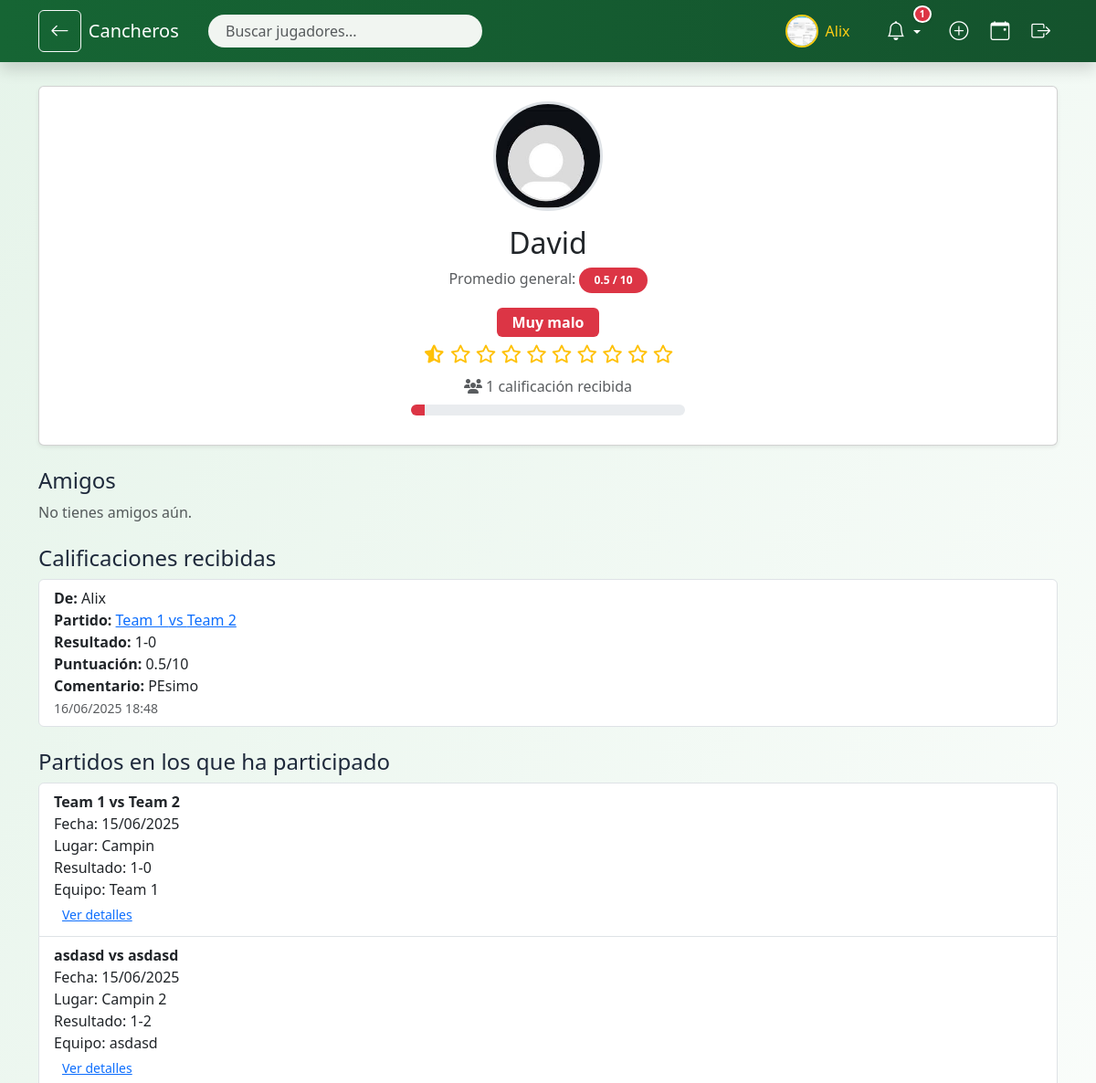
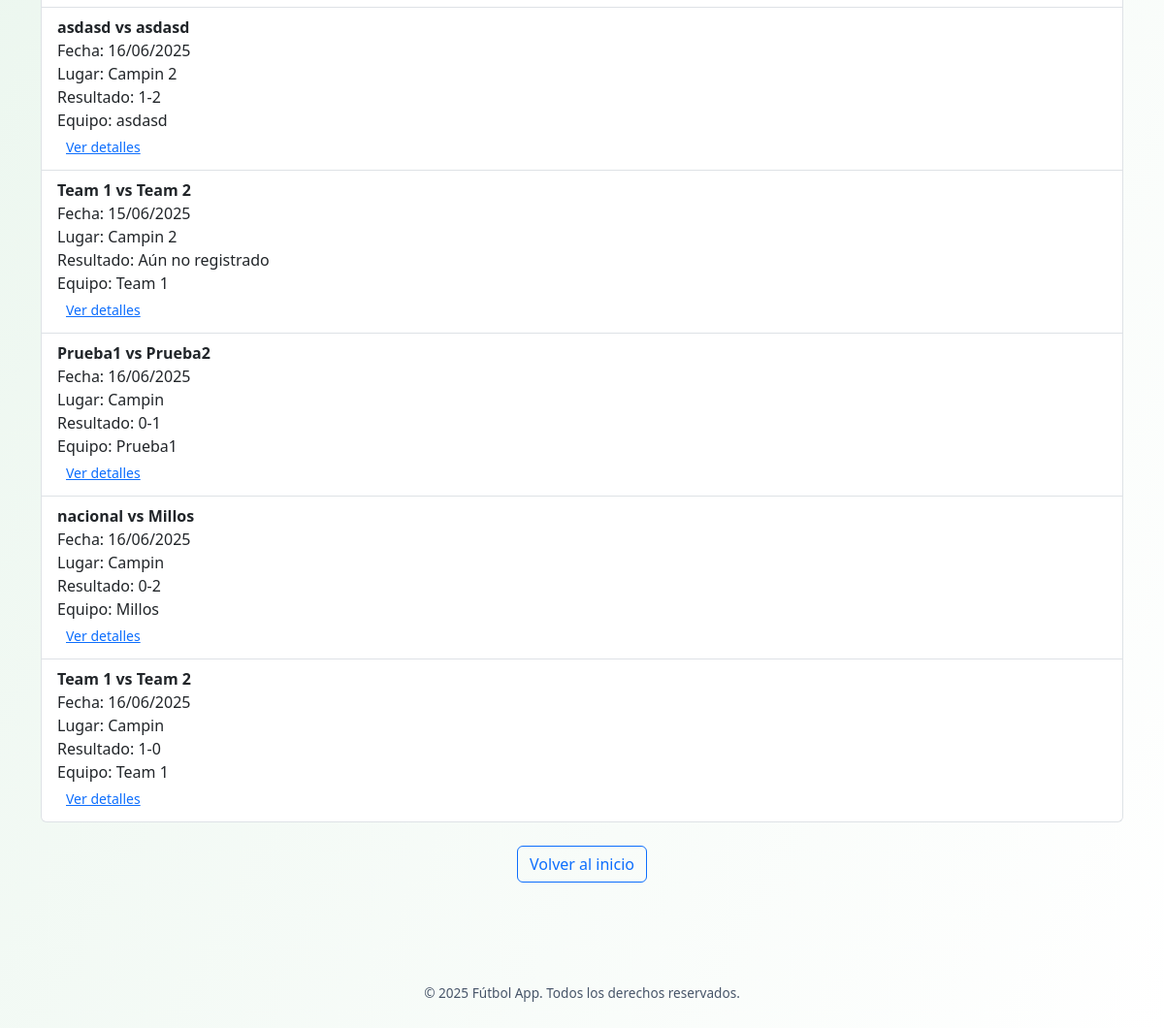
The page /usuario/1 (signed in) on the database its author committed (2 pictures, top to bottom).
### models.py (models this page shows, shortened)
class User(UserMixin, db.Model):
    __tablename__ = 'user'
    id = db.Column(db.Integer, primary_key=True)
    username = db.Column(db.String(100), unique=True, nullable=False)
    password = db.Column(db.String(200), nullable=False)
    foto_perfil = db.Column(db.String(120), default='default.jpg')
    calificaciones_recibidas = db.relationship(
        'Calificacion', foreign_keys='Calificacion.evaluado_id',
        back_populates='evaluado', lazy='dynamic'
    )
    calificaciones_realizadas = db.relationship(
        'Calificacion', foreign_keys='Calificacion.evaluador_id',
        back_populates='evaluador', lazy='dynamic'
    )
    inscripciones = db.relationship('Inscripcion', back_populates='user', lazy='dynamic')
    partidos_creados = db.relationship('Partido', back_populates='organizador', lazy='dynamic')
    amistades_enviadas = db.relationship('Amistad',
                                         foreign_keys='Amistad.usuario_id',
                                         backref='solicitante', lazy='dynamic')
    amistades_recibidas = db.relationship('Amistad',
                                          foreign_keys='Amistad.amigo_id',
                                          backref='receptor', lazy='dynamic')
    def promedio_calificaciones(self):
        calificaciones = self.calificaciones_recibidas.all()
        if not calificaciones:
            return "Sin calificaciones"
        promedio = sum(c.puntuacion for c in calificaciones) / len(calificaciones)
        return round(promedio, 1)

class Calificacion(db.Model):
    __tablename__ = 'calificacion'
    id = db.Column(db.Integer, primary_key=True)
    partido_id = db.Column(db.Integer, db.ForeignKey('partido.id'), nullable=False)
    evaluador_id = db.Column(db.Integer, db.ForeignKey('user.id'), nullable=False)
    evaluado_id = db.Column(db.Integer, db.ForeignKey('user.id'), nullable=False)
    puntuacion = db.Column(db.Float, nullable=False)
    comentario = db.Column(db.Text, nullable=True)
    fecha = db.Column(db.DateTime, default=datetime.utcnow)
    __table_args__ = (
        db.UniqueConstraint('partido_id', 'evaluador_id', 'evaluado_id', name='unique_calificacion'),
    )
    evaluador = db.relationship('User', foreign_keys=[evaluador_id], back_populates='calificaciones_realizadas')
    evaluado = db.relationship('User', foreign_keys=[evaluado_id], back_populates='calificaciones_recibidas')

class Partido(db.Model):
    __tablename__ = 'partido'
    id = db.Column(db.Integer, primary_key=True)
    fecha_hora = db.Column(db.DateTime, nullable=False)
    lugar = db.Column(db.String(200), nullable=False)
    equipo1 = db.Column(db.String(100), nullable=False)
    equipo2 = db.Column(db.String(100), nullable=False)
    max_jugadores = db.Column(db.Integer, nullable=False)
    resultado = db.Column(db.String(100))
    cerrado = db.Column(db.Boolean, default=False)
    solo_por_invitacion = db.Column(db.Boolean, default=False)
    enlace_invitacion = db.Column(db.String(100), unique=True, nullable=True)  # ✅ Link público
    organizador_id = db.Column(db.Integer, db.ForeignKey('user.id'))
    organizador = db.relationship('User', back_populates='partidos_creados')
    inscripciones = db.relationship('Inscripcion', back_populates='partido', cascade="all, delete-orphan")
    calificaciones = db.relationship('Calificacion', backref='partido', lazy='dynamic', cascade="all, delete-orphan")

class Inscripcion(db.Model):
    __tablename__ = 'inscripcion'
    id = db.Column(db.Integer, primary_key=True)
    user_id = db.Column(db.Integer, db.ForeignKey('user.id'))
    partido_id = db.Column(db.Integer, db.ForeignKey('partido.id'))
    equipo = db.Column(db.String(100))
    user = db.relationship('User', back_populates='inscripciones')
    partido = db.relationship('Partido', back_populates='inscripciones')

### app.py (the view)
@app.route('/usuario/<int:user_id>')
@login_required
def perfil_usuario(user_id):
    usuario = User.query.get_or_404(user_id)
    calificaciones = list(usuario.calificaciones_recibidas)
    inscripciones = list(usuario.inscripciones)
    solicitudes = Amistad.query.filter_by(amigo_id=usuario.id, confirmada=False).all() if current_user.id == user_id else []
    invitaciones = Invitacion.query.filter_by(usuario_id=usuario.id).all() if current_user.id == user_id else []
    all_users = User.query.all()
    return render_template(
        'perfil_usuario.html',
        usuario=usuario,
        calificaciones=calificaciones,
        inscripciones=inscripciones,
        solicitudes=solicitudes,
        all_users=all_users,
        invitaciones=invitaciones
    )

### templates/perfil_usuario.html (shortened to what this page needs)
{% extends 'base.html' %}
{% block content %}
{% set descripciones = {
    0.5: "Muy malo",
    1.0: "Muy malo+",
    1.5: "Malo",
    2.0: "Malo+",
    2.5: "Regular",
    3.0: "Regular+",
    3.5: "Aceptable",
    4.0: "Aceptable+",
    4.5: "Promedio",
    5.0: "Promedio+",
    5.5: "Bien",
    6.0: "Bien+",
    6.5: "Muy bien",
    7.0: "Muy bien+",
    7.5: "Excelente",
    8.0: "Excelente+",
    8.5: "Estrella",
    9.0: "Estrella+",
    9.5: "Top",
    10.0: "¡Jugador excepcional!"
} %}
{% set promedio = usuario.promedio_calificaciones() | float %}
{% set promedio_aprox = ((promedio * 2) | round(0, 'common')) / 2 %}
{% set promedio_redondeado = promedio_aprox %}
{% set descripcion = descripciones.get(promedio_aprox, 'Sin descripción') %}
{% set badge_class = (
    'danger' if promedio_redondeado <= 2 else
    'warning' if promedio_redondeado <= 4 else
    'secondary' if promedio_redondeado <= 5.5 else
    'info' if promedio_redondeado <= 7 else
    'primary' if promedio_redondeado <= 8.5 else
    'success'
) %}
{% set total_calificaciones = calificaciones | length %}
<div class="container py-4">
    <div class="card text-center mb-4 shadow-sm">
        <div class="card-body">
            <div class="position-relative d-inline-block">
                <img id="foto-perfil" src="{{ url_for('static', filename='profile_pics/' ~ usuario.foto_perfil) }}"
                     class="rounded-circle border border-3" width="120" height="120" alt="Foto de perfil">
            </div>
            <h2 class="mt-3">{{ usuario.username }}</h2>
            <p class="mb-1">
                <p class="text-muted mb-1">
  Promedio general:
  <span class="badge bg-{{ badge_class }} px-3 py-2 rounded-pill">
    {{ '{:.1f}'.format(promedio_redondeado).rstrip('0').rstrip('.') }} / 10
  </span>
</p>
</p>
            <span class="badge bg-{{ badge_class }} fs-6 px-3 py-2 mb-1">{{ descripcion }}</span>
            <div class="text-warning fs-5 mb-2">
                {% for i in range(1, 11) %}
                    {% if promedio_redondeado >= i %}
                        <i class="fa-solid fa-star"></i>
                    {% elif promedio_redondeado + 0.5 >= i %}
                        <i class="fa-solid fa-star-half-stroke"></i>
                    {% else %}
                        <i class="fa-regular fa-star"></i>
                    {% endif %}
                {% endfor %}
            </div>
            <p class="text-muted mb-2">
                <i class="fa-solid fa-users"></i> {{ total_calificaciones }} calificación{{ total_calificaciones != 1 and 'es' or '' }} recibid{{ total_calificaciones != 1 and 'as' or 'a' }}
            </p>
            <div class="progress mx-auto mb-3" style="max-width: 300px; height: 12px;">
                <div class="progress-bar bg-{{ badge_class }}" role="progressbar"
                     style="width: {{ promedio_redondeado * 10 }}%;" aria-valuenow="{{ promedio_redondeado * 10 }}"
                     aria-valuemin="0" aria-valuemax="100"></div>
            </div>
        </div>
    </div>
    <div class="mb-4">
        <h4>Amigos</h4>
        {% set amigos_confirmados = [] %}
        {% for amistad in usuario.amistades_enviadas if amistad.confirmada %}
            {% set _ = amigos_confirmados.append(amistad.amigo) %}
        {% endfor %}
        {% for amistad in usuario.amistades_recibidas if amistad.confirmada %}
            {% set _ = amigos_confirmados.append(amistad.usuario) %}
        {% endfor %}
        {% if amigos_confirmados %}
            <ul class="list-group">
                {% for amigo in amigos_confirmados %}
                <li class="list-group-item d-flex justify-content-between align-items-center">
                    <div class="d-flex align-items-center gap-2">
                        <img src="{{ url_for('static', filename='profile_pics/' ~ amigo.foto_perfil) }}"
                             class="rounded-circle" width="40" height="40">
                        {{ amigo.username }}
                    </div>
                    {% if current_user.id == usuario.id %}
                    <form action="{{ url_for('eliminar_amigo', user_id=amigo.id) }}" method="post">
                        <button class="btn btn-outline-danger btn-sm">Eliminar</button>
                    </form>
                    {% endif %}
                </li>
                {% endfor %}
            </ul>
        {% else %}
            <p class="text-muted">No tienes amigos aún.</p>
        {% endif %}
    </div>
    <div class="mb-4">
        <h4>Calificaciones recibidas</h4>
        {% if calificaciones %}
            <ul class="list-group">
                {% for calificacion in calificaciones %}
                <li class="list-group-item">
                    <strong>De:</strong> {{ calificacion.evaluador.username }}<br>
                    <strong>Partido:</strong>
                    <a href="{{ url_for('detalle_partido', partido_id=calificacion.partido.id) }}">
                        {{ calificacion.partido.equipo1 }} vs {{ calificacion.partido.equipo2 }}
                    </a><br>
                    <strong>Resultado:</strong>
                    {% if calificacion.partido.resultado %}
                        {{ calificacion.partido.resultado }}
                    {% elif calificacion.partido.cerrado %}
                        Partido cerrado sin resultado
                    {% else %}
                        Aún no registrado
                    {% endif %}<br>
                    <strong>Puntuación:</strong> {{ calificacion.puntuacion }}/10<br>
                    <strong>Comentario:</strong> {{ calificacion.comentario or "Sin comentario" }}<br>
                    <small class="text-muted">{{ calificacion.fecha.strftime('%d/%m/%Y %H:%M') }}</small>
                </li>
                {% endfor %}
            </ul>
        {% else %}
            <p class="text-muted">No has recibido calificaciones aún.</p>
        {% endif %}
    </div>
    <div class="mb-4">
        <h4>Partidos en los que ha participado</h4>
        {% if inscripciones %}
            <ul class="list-group">
                {% for inscripcion in inscripciones %}
                <li class="list-group-item">
                    <strong>{{ inscripcion.partido.equipo1 }} vs {{ inscripcion.partido.equipo2 }}</strong><br>
                    Fecha: {{ inscripcion.partido.fecha_hora.strftime('%d/%m/%Y') }}<br>
                    Lugar: {{ inscripcion.partido.lugar }}<br>
                    Resultado:
                    {% if inscripcion.partido.resultado %}
                        {{ inscripcion.partido.resultado }}
                    {% elif inscripcion.partido.cerrado %}
                        Partido cerrado sin resultado
                    {% else %}
                        Aún no registrado
                    {% endif %}<br>
                    Equipo: {{ inscripcion.equipo }}<br>
                    <a href="{{ url_for('detalle_partido', partido_id=inscripcion.partido.id) }}" class="btn btn-link btn-sm">Ver detalles</a>
                </li>
                {% endfor %}
            </ul>
        {% else %}
            <p class="text-muted">No has participado en ningún partido aún.</p>
        {% endif %}
    </div>
    <div class="text-center">
        <a href="{{ url_for('index') }}" class="btn btn-outline-primary">Volver al inicio</a>
    </div>
</div>
{% endblock %}

### templates/base.html (shortened to what this page needs)
<!DOCTYPE html>
<html lang="es">
<head>
    <link href="https://cdn.jsdelivr.net/npm/bootstrap@5.3.3/dist/css/bootstrap.min.css" rel="stylesheet">
    <link href="https://cdn.jsdelivr.net/npm/bootstrap-icons@1.11.0/font/bootstrap-icons.css" rel="stylesheet">
    <link href="https://cdn.jsdelivr.net/npm/bootstrap@5.3.0/dist/css/bootstrap.min.css" rel="stylesheet">
    <link href="https://cdnjs.cloudflare.com/ajax/libs/font-awesome/6.4.0/css/all.min.css" rel="stylesheet">
    <link href="https://cdn.jsdelivr.net/npm/bootstrap-icons@1.10.5/font/bootstrap-icons.css" rel="stylesheet">
</head>
<body>
<nav class="navbar navbar-expand-lg fixed-top shadow">
    <div class="container">
        {% if request.endpoint not in ['index', 'inicio'] %}
        <a href="javascript:history.back()" class="btn btn-outline-light me-2" data-bs-toggle="tooltip" title="Volver">
            <i class="bi bi-arrow-left"></i>
        </a>
        {% endif %}
        <a class="navbar-brand" href="{{ url_for('index') if current_user.is_authenticated else url_for('inicio') }}">
             Cancheros
        </a>
        <div class="collapse navbar-collapse" id="mainNavbar">
            {% if current_user.is_authenticated %}
                <form class="d-flex position-relative me-auto ms-3" style="width: 300px;" onsubmit="return false;">
                    <input id="busqueda-nav" type="search" class="form-control" placeholder="Buscar jugadores..." autocomplete="off">
                </form>
            {% endif %}
            <ul class="navbar-nav ms-auto align-items-center">
                {% if current_user.is_authenticated %}
                    <li class="nav-item me-3 d-flex align-items-center gap-2">
    <a href="{{ url_for('perfil_usuario', user_id=current_user.id) }}"
       class="d-flex align-items-center text-decoration-none nav-link {% if request.endpoint == 'perfil_usuario' %}nav-active{% endif %}"
       data-bs-toggle="tooltip" title="Mi perfil">
        <img src="{{ url_for('static', filename='profile_pics/' ~ current_user.foto_perfil) }}"
             alt="Perfil" class="nav-profile-img" width="30" height="30">
        <span class="ms-2 text-white">{{ current_user.username }}</span>
    </a>
</li>
                    <li class="nav-item dropdown me-2 notification-icon" data-bs-toggle="tooltip" title="Notificaciones">
                        <a class="nav-link dropdown-toggle" href="#" role="button" data-bs-toggle="dropdown">
                            <i class="bi bi-bell"></i>
                            {% if solicitudes_count + invitaciones_count > 0 %}
                                <span class="notification-badge">{{ solicitudes_count + invitaciones_count }}</span>
                            {% endif %}
                        </a>
                    </li>
                    <li class="nav-item" data-bs-toggle="tooltip" title="Crear partido">
    <a class="nav-link {% if request.endpoint == 'crear_partido' %}nav-active{% endif %}" href="{{ url_for('crear_partido') }}">
        <i class="bi bi-plus-circle"></i>
    </a>
</li>
<li class="nav-item" data-bs-toggle="tooltip" title="Eventos">
    <a class="nav-link {% if request.endpoint == 'index' %}nav-active{% endif %}" href="{{ url_for('index') }}">
        <i class="bi bi-calendar-event"></i>
    </a>
</li>
                    <li class="nav-item" data-bs-toggle="tooltip" title="Cerrar sesión">
                        <a class="nav-link text-warning" href="{{ url_for('logout') }}">
                            <i class="bi bi-box-arrow-right"></i>
                        </a>
                    </li>
                {% endif %}
            </ul>
        </div>
    </div>
</nav>
<main class="container-fluid contenido">
    {% block content %}{% endblock %}
</main>
<footer>
    © {{ current_year or 2025 }} Fútbol App. Todos los derechos reservados.
</footer>
</body>
</html>

### rows shown on the page
User: foto_perfil (picture), username "Alix"
User: foto_perfil (placeholder picture), username "David"
Calificacion: evaluador.username "Alix", partido.equipo1 "Team 1", partido.equipo2 "Team 2", partido.resultado "1-0", puntuacion "0.5", comentario "PEsimo", fecha "16/06/2025 18:48"
Inscripcion: partido.equipo1 "Team 1", partido.equipo2 "Team 2", partido.fecha_hora "15/06/2025", partido.lugar "Campin", partido.resultado "1-0", equipo "Team 1"
Inscripcion: partido.equipo1 "asdasd", partido.equipo2 "asdasd", partido.fecha_hora "15/06/2025", partido.lugar "Campin 2", partido.resultado "1-2", equipo "asdasd"
Inscripcion: partido.equipo1 "asdasd", partido.equipo2 "asdasd", partido.fecha_hora "16/06/2025", partido.lugar "Campin 2", partido.resultado "1-2", equipo "asdasd"
Inscripcion: partido.equipo1 "Team 1", partido.equipo2 "Team 2", partido.fecha_hora "15/06/2025", partido.lugar "Campin 2", shows "Aún no registrado", equipo "Team 1"
Inscripcion: partido.equipo1 "Prueba1", partido.equipo2 "Prueba2", partido.fecha_hora "16/06/2025", partido.lugar "Campin", partido.resultado "0-1", equipo "Prueba1"
Inscripcion: partido.equipo1 "nacional", partido.equipo2 "Millos", partido.fecha_hora "16/06/2025", partido.lugar "Campin", partido.resultado "0-2", equipo "Millos"
Inscripcion: partido.equipo1 "Team 1", partido.equipo2 "Team 2", partido.fecha_hora "16/06/2025", partido.lugar "Campin", partido.resultado "1-0", equipo "Team 1"

### other values the page prints
{{ solicitudes_count + invitaciones_count }} "1"
{{ '{:.1f}'.format(promedio_redondeado).rstrip('0').rstrip('.') }} "0.5"
{{ descripcion }} "Muy malo"
{{ total_calificaciones }} "1"
{{ total_calificaciones != 1 and 'as' or 'a' }} "a"
{{ current_year or 2025 }} "2025"
